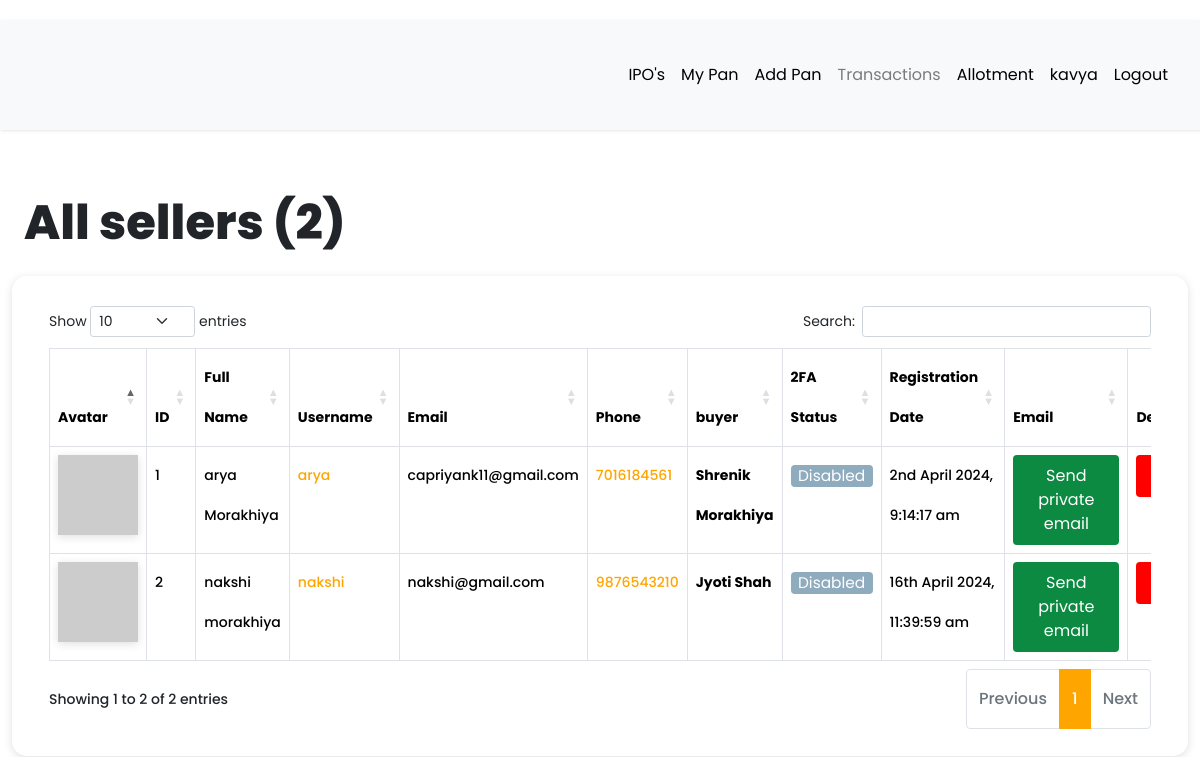
Screenshot of /dashboard/all-sellers (signed in) with the database file from the repository.
### app/models.py (models this page shows, shortened)
class User(db.Model, UserMixin):
    __tablename__ = "user"
    id = db.Column(db.Integer, primary_key=True)
    first_name = db.Column(db.String(64), index=True, default="First Name", nullable=False)
    last_name = db.Column(db.String(64), index=True, default="Last Name", nullable=False)
    username = db.Column(db.String(64), index=True, unique=True, nullable=False)
    email = db.Column(db.String(128), index=True, unique=True, nullable=False)
    password_hash = db.Column(db.String(128))
    confirm_password = db.Column(db.String(128))
    phone_number = db.Column(db.String(20), default="7016184560", nullable=False)
    verification_phone = db.Column(db.String(20))
    active = db.Column(db.Boolean, nullable=False, default=True)
    delete_account = db.Column(db.Boolean, default=False)
    registered_at = db.Column(db.DateTime, default=datetime.utcnow, nullable=False)
    emails = db.relationship("Email", backref="author", lazy="dynamic")
    type = db.Column(db.String(64))
    __mapper_args__ = {"polymorphic_identity": "user", "polymorphic_on": "type"}
    def two_factor_enabled(self):
        return self.verification_phone is not None
    @property
    def is_active(self):
        return self.active
    def avatar(self, size):
        digest = md5(self.email.lower().encode("utf-8")).hexdigest()
        return f"https://www.gravatar.com/avatar/{digest}?d=identicon&s={size}"

class Seller(User):
    __tablename__ = "seller"
    id = db.Column(
        db.Integer,
        db.ForeignKey("user.id", ondelete="CASCADE", name="fk_seller_user_id"),  # Explicit FK name
        primary_key=True
    )
    current_residence = db.Column(db.String(64), default="Ahmedabad, Gujarat")
    buyer_id = db.Column(db.Integer, db.ForeignKey("buyer.id", ondelete="CASCADE"))
    buyer = db.relationship(
        "Buyer", backref="buyer", foreign_keys=[buyer_id], passive_deletes=True
    )
    __mapper_args__ = {"polymorphic_identity": "seller", "polymorphic_load": "inline"}

### app/routes.py (the view, shortened to what this page needs)
@app.route("/dashboard/all-sellers")
@login_required
def all_sellers():
    if current_user.type == "admin":
        sellers = Seller.query.all()
        all_registered_sellers = len(sellers)
        return render_template(
            "seller/all_sellers.html",
            title="All sellers",
            sellers=sellers,
            all_registered_sellers=all_registered_sellers,
        )
    else:
        return flash_message()

### app/models.py (called while the page is built)
@login.user_loader
def load_user(id):
    return User.query.get(int(id))

### app/templates/seller/all_sellers.html (shortened to what this page needs)
{% extends 'base.html' %}
{% block current_user_content %}
    <div class="container-fluid content">
        <div class="row">
            <div class="col-md-12">
                <h1 class="mt-4 mb-4">{{ title }} ({{ all_registered_sellers }})</h1>
            </div>
        </div>
        <div class="row users">
            <div class="col-md-12">
                <div class="table-responsive">
                    <table id="data" class="table table-hover table-bordered">
                        <thead>
                            <tr>
                                <th>Avatar</th>
                                <th>ID</th>
                                <th>Full Name</th>
                                <th>Username</th>
                                <th>Email</th>
                                <th>Phone</th>
                                <th>buyer</th>
                                <th>2FA Status</th>
                                <th>Registration Date</th>
                                <th>Email</th>
                                {% if current_user.type == 'admin' %}
                                    <th>Deactivate</th>
                                {% endif %}
                            </tr>
                        </thead>
                        <tbody>
                            {% for seller in sellers %}
                                <tr>
                                    <td><img src="{{ seller.avatar(25) }}"></td>
                                    <td>{{ loop.index }}</td>
                                    <td>{{ seller.first_name }} {{ seller.last_name }}</td>
                                    <td> <a href="{{ url_for('all_transaction',seller_id = seller.id) }}">{{ seller.username }}</a></td>
                                    <td>{{ seller.email }}</td>
                                    <td><a href="https://wa.me/{{ seller.phone_number | replace('+', '') }}?text=Hello%20From%20somaSOMA" target="_blank">{{ seller.phone_number }}</a></td>
                                    <td><strong>{{ seller.buyer.first_name }} {{ seller.buyer.last_name }}</strong></td>
                                    {% if seller.two_factor_enabled() %}
                                        <td><span class="label label-info"> Enabled </span></td>
                                    {% else %}
                                        <td><span class="label label-info"> Disabled </span></td>
                                    {% endif %}
                                    <td>{{ moment(seller.registered_at).format('Do MMMM YYYY, h:mm:ss a') }}</td>
                                    <td>
                                        {% if seller.email == current_user.email %}
                                            <a
                                                href=" {{ url_for('compose_direct_email_to_seller', email=seller.email) }} "
                                                class="btn link_disabled"
                                                style="background-color: #0d8a41; color: white;">
                                                Send Private Email
                                            </a>
                                        {% else %}
                                            <a
                                                href=" {{ url_for('compose_direct_email_to_seller', email=seller.email) }} "
                                                class="btn"
                                                style="background-color: #0d8a41; color: white;">
                                                    Send private email
                                            </a>
                                        {% endif %}
                                    </td>
                                    {% if current_user.type == 'admin' %}
                                        <td>
                                            {% if seller.active == True %}
                                                {% if current_user.username == seller.username %}
                                                    <button style="background-color: red; color: white;" class="btn" data-bs-toggle="modal" data-bs-target="#adminModalCenter">
                                                        Deactivate
                                                    </button>
                                                    <div class="modal fade" id="sellerModalCenter" tabindex="-1" role="dialog" aria-labelledby="sellerModalCenterTitle" aria-hidden="true">
                                                        <div class="modal-dialog modal-dialog-centered" role="document">
                                                            <div class="modal-content">
                                                                <div class="modal-header">
                                                                <h3 class="modal-title" id="sellerModalLongTitle">Are You Sure?</h3>
                                                                <button type="button" class="close" data-bs-dismiss="modal" aria-label="Close">
                                                                    <span aria-hidden="true">&times;</span>
                                                                </button>
                                                                </div>
                                                                <div class="modal-body">
                                                                <p>
                                                                    This action is not permanent. It can be reversed. <br><br>
                                                                    <a
                                                                        href=" {{ url_for('deactivate_seller', username=seller.username) }} "
                                                                        class="btn link_disabled"
                                                                        style="background-color: red; color: white;">
                                                                            Deactivate seller
                                                                    </a>
                                                                </p>
                                                                </div>
                                                                <div class="modal-footer">
                                                                <button type="button" class="btn btn-secondary" data-bs-dismiss="modal">Close</button>
                                                                </div>
                                                            </div>
                                                        </div>
                                                    </div>
                                                {% else %}
                                                    <button style="background-color: red; color: white;" class="btn" data-bs-toggle="modal" data-bs-target="#seller2ModalCenter">
                                                    </button>
                                                {% endif %}
                                            {% endif %}
                                        </td>
                                    {% endif %}
                                </tr>
                            {% endfor %}
                        </tbody>
                    </table>
                </div>
            </div>
        </div>
    </div>
{% endblock %}

### app/templates/base.html (shortened to what this page needs)
<!DOCTYPE html>
<html lang="eng">
<head>
  <link rel="stylesheet" href="https://cdnjs.cloudflare.com/ajax/libs/intl-tel-input/16.0.4/css/intlTelInput.css">
  <link rel="stylesheet" type="text/css" href="https://cdn.datatables.net/1.10.25/css/dataTables.bootstrap5.css">
  <link rel="stylesheet" href="../static/css/navbar.css">
  {% if current_user.is_authenticated %}
  <link rel="stylesheet" type="text/css" href="{{ url_for('static', filename='css/custom_current_user.css') }}"
    alt="52 Not available at this momoent">
  <link href="https://cdn.jsdelivr.net/npm/bootstrap@5.3.3/dist/css/bootstrap.min.css" rel="stylesheet"
>
  <link rel="stylesheet" href="../static/css/main.css">
  <link rel="stylesheet"
    href="https://cdnjs.cloudflare.com/ajax/libs/malihu-custom-scrollbar-plugin/3.1.5/jquery.mCustomScrollbar.min.css">
  {% endif %}
</head>
<body>
    {% if current_user.is_authenticated %}
    {% if current_user.is_active %}
    <div class="wrapper">
      <div id="content">
        <nav class="navbar navbar-expand-lg navbar-light bg-light">
          <div class="container-fluid">
            <div class="collapse navbar-collapse" id="navbarSupportedContent">
              <ul class="nav navbar-nav ms-auto">
                <li class="nav-item">
                  <a class="nav-link {{ 'link_disabled' if request.endpoint == 'view_product' else '' }}"
                    href="{{ url_for('view_product') }}" alt="459 Not available at this moment">IPO's</a>
                </li>
                <li class="nav-item">
                  <a class="nav-link {{ 'link_disabled' if request.endpoint == 'all_pan' else '' }}"
                    href="{{ url_for('all_pan') }}" alt="459 Not available at this moment">My Pan</a>
                </li>
                <li class="nav-item">
                  <a class="nav-link {{ 'link_disabled' if request.endpoint == 'add_pan' else '' }}"
                    href="{{ url_for('add_pan') }}" alt="459 Not available at this moment">Add Pan</a>
                </li>
                {% if current_user.type == "admin" or current_user.type == "buyer" %}
                <li class="nav-item">
                  <a class="nav-link {{ 'link_disabled' if request.endpoint == 'all_sellers' else '' }}"
                    href="{{ url_for('all_sellers') }}" alt="459 Not available at this moment">Transactions</a>
                </li>
                {% else %}
                <li class="nav-item">
                  <a class="nav-link {{ 'link_disabled' if request.endpoint == 'all_transaction' else '' }}"
                    href="{{ url_for('all_transaction') }}" alt="459 Not available at this moment">Transactions</a>
                </li>
                {% endif %}
                <li class="nav-item">
                  <a class="nav-link {{ 'link_disabled' if request.endpoint == 'checking_allotment' else '' }}"
                    href="{{ url_for('checking_allotment') }}" alt="459 Not available at this moment">Allotment</a>
                </li>
                <li class="nav-item ">
                  <a class="nav-link {{ 'link_disabled' if request.endpoint == 'dashboard' else '' }}"
                    href="{{ url_for('dashboard') }}" alt="459 Not available at this moment">{{ current_user.username
                    }}</a>
                </li>
                <li class="nav-item">
                  <a class="nav-link {{ 'link_disabled' if request.endpoint == 'logout' else '' }}"
                    href="{{ url_for('logout') }}" alt="459 Not available at this moment">Logout</a>
                </li>
              </ul>
            </div>
          </div>
        </nav>
        {% block current_user_content %}
        {% endblock %}
      </div>
    </div>
    {% endif %}
    {% endif %}
</body>
</html>

### app/static/css/navbar.css (style rules this page uses)
:root { --default-primary: #90f188; --default-secondary: #0f1d07; --container-gutter: clamp(2.5rem, 2.6455026455vw, 3.325rem); --theme-primary: var(--default-primary); --theme-secondary: var(--default-secondary); }

### app/static/css/custom_current_user.css (style rules this page uses)
body { font-family: 'Poppins', sans-serif; background: #fafafa; }
a, a:hover, a:focus { color: inherit; text-decoration: none; transition: all 0.3s; }
.navbar { padding: 15px 10px; background: #fff; border: none; border-radius: 0; margin-bottom: 40px; box-shadow: 1px 1px 3px #0000001a; }
.wrapper { display: flex; width: 100%; }
#content { width: calc(100%); padding-top: 20px; padding-bottom: 20px; min-height: 100vh; transition: all 0.3s; position: absolute; top: 0; right: 0; }
.users { margin-bottom: 25px; padding: 25px; border-radius: 15px; box-shadow: #63636333 0px 2px 8px 0px; }
.link_disabled { pointer-events: none; color: currentColor; cursor: not-allowed; opacity: 0.5; text-decoration: none; }
.btn { display: inline-block; font-weight: 400; line-height: 0.5; color: #575555; text-align: center; text-decoration: none; vertical-align: middle; cursor: pointer; -webkit-user-select: none; -moz-user-select: none; -ms-user-select: none; user-select: none; background-color: #c2c2c2; border: 1px solid transparent; padding: 0.8rem 0.8rem; font-size: 1.1em; border-radius: 0.25rem; transition: color 0.15s ease-in-out, background-color 0.15s ease-in-out, border-color 0.15s ease-in-out, box-shadow 0.15s ease-in-out; }
.label { display: inline-block; font-weight: 400; line-height: 0.5; text-align: center; text-decoration: none; vertical-align: middle; cursor: pointer; -webkit-user-select: none; -moz-user-select: none; -ms-user-select: none; user-select: none; background-color: #e2e2e2; border: 1px solid transparent; padding: 0.4rem 0.4rem; font-size: 1.1em; border-radius: 0.25rem; transition: color 0.15s ease-in-out, background-color 0.15s ease-in-out, border-color 0.15s ease-in-out, box-shadow 0.15s ease-in-out; }
.label-info { background-color: #8fabbe; }
.label-info, .label-success, .label-warning, .label-danger, .label-info:hover, .label-success:hover, .label-warning:hover, .label-danger:hover { color: white; }
img { box-shadow: #63636333 0px 2px 8px 0px; }

### rows the page displays
User: username "kavya"
Seller: first_name "arya", last_name "Morakhiya", username "arya", email "capriyank11@gmail.com", phone_number "7016184561", buyer.first_name "Shrenik", buyer.last_name "Morakhiya"
User: registered_at "2nd April 2024, 9:14:17 am"
Seller: first_name "nakshi", last_name "morakhiya", username "nakshi", email "nakshi@gmail.com", phone_number "9876543210", buyer.first_name "Jyoti", buyer.last_name "Shah"
User: registered_at "16th April 2024, 11:39:59 am"

### other values shown
{{ title }} "All sellers"
{{ all_registered_sellers }} "2"
